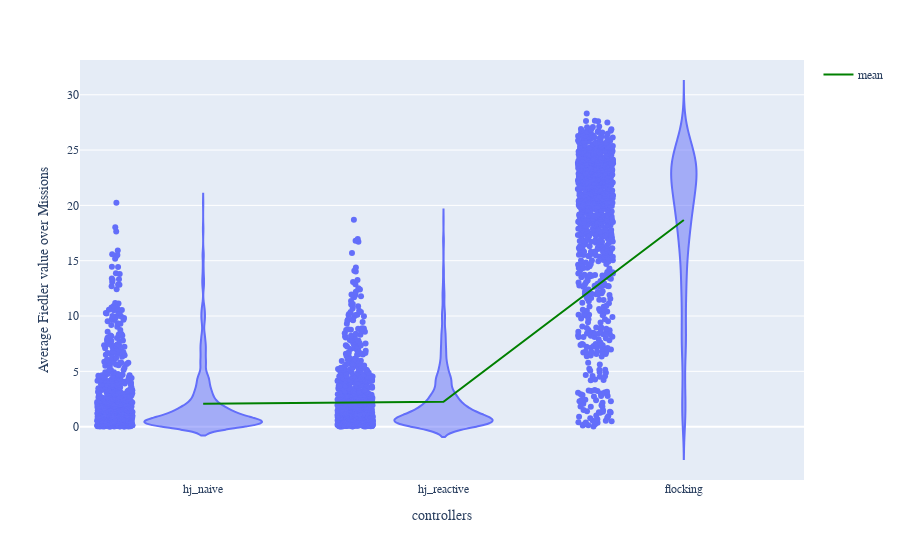

The notebook cell saved with this chart:
### Markdown cell above
+ Mean Fiedler value

### Code cell
fiedler_dict = {"hj_naive": metrics_hj_naive["fiedler_mean"],
                      "hj_reactive": metrics_hj_reactive["fiedler_mean"],
                      "flocking": metrics_hj_flocking["fiedler_mean"]}
beta_index_avg_df = pd.DataFrame(fiedler_dict)
fig_beta = px.violin(beta_index_avg_df, points="all")
mean_trace = go.Scatter(
    x=beta_index_avg_df.columns,
    y=beta_index_avg_df.mean(),
    mode='lines',
    line=dict(color='green', width=2),
    showlegend=True,
    name="mean"
)
fig_beta.add_trace(mean_trace)
# Add custom x and y labels
fig_beta.update_layout(
    xaxis_title="controllers",
    yaxis_title="Average Fiedler value over Missions"
)
fig_beta.show()

### Figure 1 — Plotly figure (JSON) as saved in the notebook; plotly's stock layout.template omitted (floating-point values rounded to 4 significant figures; data arrays with more than 128 entries replaced by an {"elided": "..."} marker saying what was removed)
{"data": [{"alignmentgroup": "True", "box": {"visible": false}, "hovertemplate": "variable=%{x}<br>value=%{y}<extra></extra>", "legendgroup": "", "marker": {"color": "#636efa"}, "name": "", "offsetgroup": "", "orientation": "v", "points": "all", "scalegroup": "True", "showlegend": false, "type": "violin", "x": {"elided": "2940 str values"}, "x0": " ", "xaxis": "x", "y": {"elided": "2940 float values"}, "y0": " ", "yaxis": "y"}, {"line": {"color": "green", "width": 2}, "mode": "lines", "name": "mean", "showlegend": true, "type": "scatter", "x": ["hj_naive", "hj_reactive", "flocking"], "y": [2.068, 2.258, 18.69]}], "layout": {"legend": {"tracegroupgap": 0}, "margin": {"t": 60}, "violinmode": "group", "xaxis": {"anchor": "y", "domain": [0, 1], "title": {"text": "controllers"}}, "yaxis": {"anchor": "x", "domain": [0, 1], "title": {"text": "Average Fiedler value over Missions"}}}}
